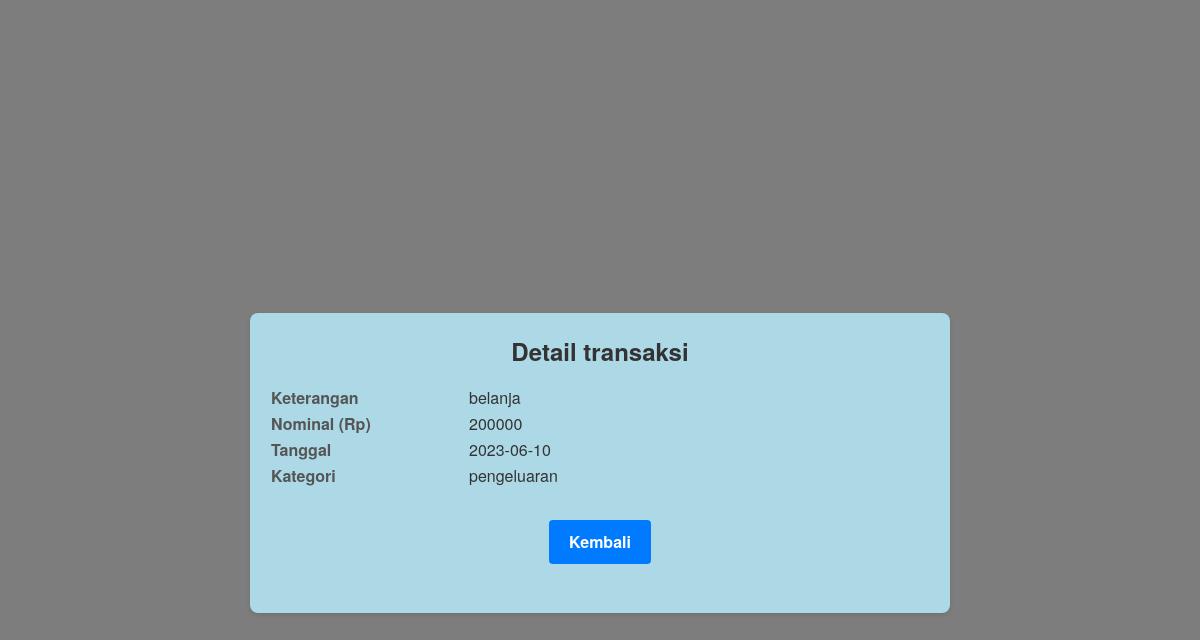
The app's page /detail.php?id=4 with its own data.
### tables this page shows
CREATE TABLE `transaksi` (
  `id` int(11) NOT NULL,
  `username` varchar(50) NOT NULL,
  `keterangan` varchar(200) NOT NULL,
  `jumlah` text NOT NULL,
  `tanggal` varchar(50) NOT NULL,
  `kategori` enum('','pendapatan','pengeluaran') NOT NULL
);

### detail.php (the view, shortened to what this page needs)
<?php
include 'koneksi.php';
$id = $_GET['id'];
$query = "SELECT * FROM transaksi WHERE id = $id";
$result = mysqli_query($koneksi, $query);
if (mysqli_num_rows($result) > 0) {
    $transaksi = mysqli_fetch_assoc($result);
?>
<!DOCTYPE html>
<html>
<head>
    <link rel="stylesheet" href="https://cdn.jsdelivr.net/npm/tailwindcss@2.2.19/dist/tailwind.min.css">
</head>
<body>
    <div class="container">
        <h1 class="mb-4">Detail transaksi</h1>
        <table class="table">
            <tbody>
                <tr>
                    <th scope="row">Keterangan</th>
                    <td><?php echo $transaksi['keterangan']; ?></td>
                </tr>
                <tr>
                    <th scope="row">Nominal (Rp)</th>
                    <td><?php echo $transaksi['jumlah']; ?></td>
                </tr>
                <tr>
                    <th scope="row">Tanggal</th>
                    <td><?php echo $transaksi['tanggal']; ?></td>
                </tr>
                <tr>
                    <th scope="row">Kategori</th>
                    <td><?php echo $transaksi['kategori']; ?></td>
                </tr>
                <tr>
                    <td colspan="2" class="button-container">
                        <div class="button-container">
                            <a href="transaksi.php" class="bg-blue-500 hover:bg-blue-700 text-white font-bold py-2 px-4 rounded">Kembali</a>
                        </div>
                    </td>
                </tr>
            </tbody>
        </table>
    </div>
</body>
</html>
<?php
} else {
    header("Location: transaksi.php");
    exit();
}
?>

### detail.php (style rules this page uses)
html, body { height: 100%; }
body { display: flex; justify-content: center; align-items: center; font-family: 'Helvetica Neue', sans-serif; min-height: 100vh; background:linear-gradient(rgba(0, 0, 0, 0.510),rgba(0, 0, 0, 0.510)), url(https://www.nevertherightword.com/wp-content/uploads/2019/04/wallet-cash-coins-never-right-word-scaled.jpg); background-size: cover; background-position: center; padding: 3em 3em 0; flex: 5 5 150px; padding-top: 125px; }
.container { max-width: 700px; height: 300px; background-color: #ADD8E6; border-radius: 8px; padding: 20px; box-shadow: 0px 2px 5px rgba(0, 0, 0, 0.1); }
h1 { font-size: 24px; font-weight: bold; margin-bottom: 30px; color: #333; text-align: center; }
table { width: 100%; }
th { width: 30%; font-weight: bold; text-align: left; color: #555; }
td { color: #333; }
.button-container { text-align: center; margin-top: 30px; }
.button-container a { display: inline-block; padding: 10px 20px; background-color: #007bff; color: #fff; text-decoration: none; border-radius: 4px; transition: background-color 0.3s ease; }

### records on screen
transaksi: keterangan "belanja", jumlah "200000", tanggal "2023-06-10", kategori "pengeluaran"
